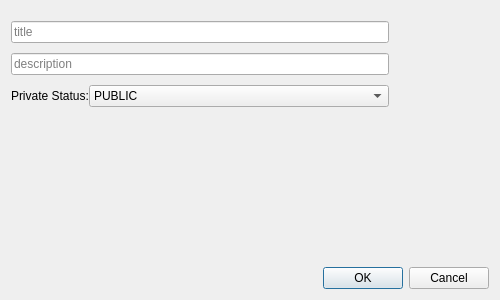
<?xml version="1.0" encoding="UTF-8"?>
<ui version="4.0">
 <class>CreatePlaylistView</class>
 <widget class="QFrame" name="CreatePlaylistView">
  <property name="geometry">
   <rect>
    <x>0</x>
    <y>0</y>
    <width>500</width>
    <height>300</height>
   </rect>
  </property>
  <property name="sizePolicy">
   <sizepolicy hsizetype="Fixed" vsizetype="Fixed">
    <horstretch>0</horstretch>
    <verstretch>0</verstretch>
   </sizepolicy>
  </property>
  <property name="minimumSize">
   <size>
    <width>500</width>
    <height>300</height>
   </size>
  </property>
  <property name="maximumSize">
   <size>
    <width>16777215</width>
    <height>300</height>
   </size>
  </property>
  <property name="windowTitle">
   <string>Create Playlist</string>
  </property>
  <layout class="QVBoxLayout" name="verticalLayout_2" stretch="1,0">
   <item>
    <layout class="QHBoxLayout" name="horizontalLayout_4">
     <item>
      <layout class="QVBoxLayout" name="verticalLayout">
       <property name="spacing">
        <number>0</number>
       </property>
       <item>
        <spacer name="verticalSpacer">
         <property name="orientation">
          <enum>Qt::Vertical</enum>
         </property>
         <property name="sizeType">
          <enum>QSizePolicy::Fixed</enum>
         </property>
         <property name="sizeHint" stdset="0">
          <size>
           <width>20</width>
           <height>10</height>
          </size>
         </property>
        </spacer>
       </item>
       <item>
        <widget class="QLineEdit" name="titleLineEdit">
         <property name="placeholderText">
          <string>title</string>
         </property>
        </widget>
       </item>
       <item>
        <spacer name="verticalSpacer_2">
         <property name="orientation">
          <enum>Qt::Vertical</enum>
         </property>
         <property name="sizeType">
          <enum>QSizePolicy::Fixed</enum>
         </property>
         <property name="sizeHint" stdset="0">
          <size>
           <width>20</width>
           <height>10</height>
          </size>
         </property>
        </spacer>
       </item>
       <item>
        <widget class="QLineEdit" name="descLineEdit">
         <property name="placeholderText">
          <string>description</string>
         </property>
        </widget>
       </item>
       <item>
        <spacer name="verticalSpacer_3">
         <property name="orientation">
          <enum>Qt::Vertical</enum>
         </property>
         <property name="sizeType">
          <enum>QSizePolicy::Fixed</enum>
         </property>
         <property name="sizeHint" stdset="0">
          <size>
           <width>20</width>
           <height>10</height>
          </size>
         </property>
        </spacer>
       </item>
       <item>
        <layout class="QHBoxLayout" name="horizontalLayout" stretch="0,1">
         <item>
          <widget class="QLabel" name="label_2">
           <property name="text">
            <string>Private Status:</string>
           </property>
          </widget>
         </item>
         <item>
          <widget class="QComboBox" name="privateStatusComboBox">
           <item>
            <property name="text">
             <string>PUBLIC</string>
            </property>
           </item>
           <item>
            <property name="text">
             <string>PRIVATE</string>
            </property>
           </item>
           <item>
            <property name="text">
             <string>UNLISTED</string>
            </property>
           </item>
          </widget>
         </item>
        </layout>
       </item>
       <item>
        <spacer name="verticalSpacer_4">
         <property name="orientation">
          <enum>Qt::Vertical</enum>
         </property>
         <property name="sizeHint" stdset="0">
          <size>
           <width>20</width>
           <height>40</height>
          </size>
         </property>
        </spacer>
       </item>
      </layout>
     </item>
     <item>
      <spacer name="horizontalSpacer_2">
       <property name="orientation">
        <enum>Qt::Horizontal</enum>
       </property>
       <property name="sizeType">
        <enum>QSizePolicy::Fixed</enum>
       </property>
       <property name="sizeHint" stdset="0">
        <size>
         <width>100</width>
         <height>20</height>
        </size>
       </property>
      </spacer>
     </item>
    </layout>
   </item>
   <item>
    <layout class="QHBoxLayout" name="horizontalLayout_3">
     <property name="spacing">
      <number>0</number>
     </property>
     <item>
      <widget class="QDialogButtonBox" name="buttonBox">
       <property name="standardButtons">
        <set>QDialogButtonBox::Cancel|QDialogButtonBox::Ok</set>
       </property>
      </widget>
     </item>
     <item>
      <layout class="QHBoxLayout" name="horizontalLayout_2"/>
     </item>
    </layout>
   </item>
  </layout>
 </widget>
 <resources/>
 <connections/>
</ui>
